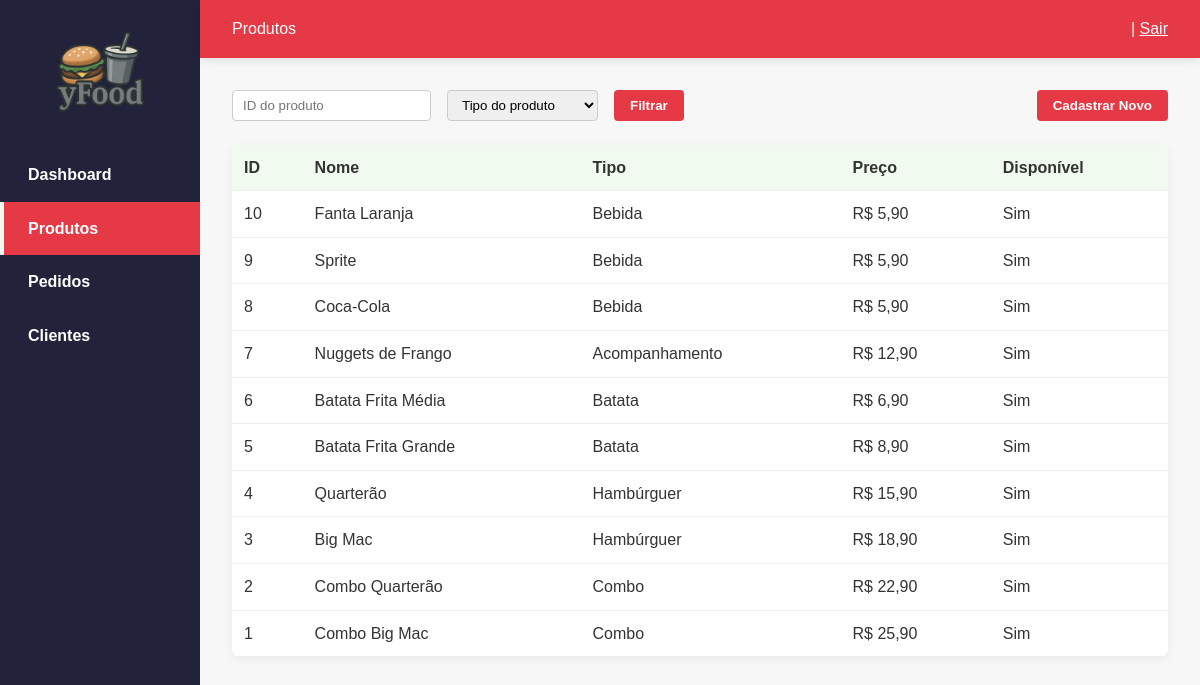
/admin/produtos.php (signed in), run on the app's committed database.
### tables this page shows
CREATE TABLE IF NOT EXISTS produtos (
    id INT AUTO_INCREMENT PRIMARY KEY,
    nome VARCHAR(100) NOT NULL,
    descricao TEXT,
    preco DECIMAL(10,2) NOT NULL,
    tipo ENUM('Combo', 'Hambúrguer', 'Batata', 'Acompanhamento', 'Bebida') NOT NULL,
    imagem VARCHAR(255),
    disponivel BOOLEAN DEFAULT TRUE,
    data_criacao TIMESTAMP DEFAULT CURRENT_TIMESTAMP
);

### admin/produtos.php (the view, shortened to what this page needs)
<?php
    require_once '../config/database.php';
    $id_filtro = $_GET['id'] ?? '';
    $sql = 'SELECT * FROM produtos WHERE 1=1';
    $params = [];
    $sql .= ' ORDER BY id DESC';
    $stmt = $pdo->prepare($sql);
    $stmt->execute($params);
    $produtos = $stmt->fetchAll();
?>
<!DOCTYPE html>
<html lang="pt-br">
<head>
    <link rel="stylesheet" href="../assets/css/style.css">
</head>
<body>
<div class="admin-container">
    <nav class="sidebar">
        <img src="../assets/img/logo.png" alt="Logo" width="100">
        <a href="index.php">Dashboard</a>
        <a href="produtos.php" class="active">Produtos</a>
        <a href="pedidos.php">Pedidos</a>
        <a href="clientes.php">Clientes</a>
    </nav>
    <div class="content">
        <div class="header">
            <span>Produtos</span>
            <span><?php echo htmlspecialchars($_SESSION['admin_nome']); ?> | <a href="logout.php" style="color:#fff;text-decoration:underline;">Sair</a></span>
        </div>
        <div style="padding:32px;">
            <form class="filtros" method="get">
                <input type="text" name="id" placeholder="ID do produto" value="<?php echo htmlspecialchars($id_filtro); ?>">
                <select name="tipo">
                    <option value="">Tipo do produto</option>
                </select>
                <button type="submit">Filtrar</button>
                <button type="button" class="novo-btn">Cadastrar Novo</button>
            </form>
            <table class="produtos-table">
                <thead>
                    <tr><th>ID</th><th>Nome</th><th>Tipo</th><th>Preço</th><th>Disponível</th></tr>
                </thead>
                <tbody>
                <?php foreach ($produtos as $produto): ?>
                    <tr>
                        <td><?php echo $produto['id']; ?></td>
                        <td><?php echo htmlspecialchars($produto['nome']); ?></td>
                        <td><?php echo $produto['tipo']; ?></td>
                        <td>R$ <?php echo number_format($produto['preco'],2,',','.'); ?></td>
                        <td><?php echo $produto['disponivel'] ? 'Sim' : 'Não'; ?></td>
                    </tr>
                <?php endforeach; ?>
                </tbody>
            </table>
        </div>
    </div>
</div>
</body>
</html>

### assets/css/style.css (style rules this page uses)
* { margin: 0; padding: 0; box-sizing: border-box; }
body { font-family: 'Arial', sans-serif; line-height: 1.6; color: #333; background-color: #f8f8f8; }
.header { background: linear-gradient(135deg, #d32f2f 0%, #b71c1c 100%); color: white; padding: 1rem 0; box-shadow: 0 2px 10px rgba(0,0,0,0.1); position: sticky; top: 0; z-index: 1000; }

### admin/produtos.php (style rules this page uses)
body { background: #f7f7f7; }
.admin-container { display: flex; min-height: 100vh; }
.sidebar { width: 200px; background: #22223b; color: #fff; padding-top: 24px; display: flex; flex-direction: column; }
.sidebar img { display: block; margin: 0 auto 24px; }
.sidebar a { color: #fff; text-decoration: none; padding: 14px 24px; display: block; font-weight: bold; border-left: 4px solid transparent; }
.sidebar a.active, .sidebar a:hover { background: #e63946; border-left: 4px solid #f1faee; }
.content { flex: 1; padding: 0; }
.header { background: #e63946; color: #fff; padding: 16px 32px; display: flex; justify-content: space-between; align-items: center; }
.filtros { display: flex; gap: 16px; margin-bottom: 24px; }
.filtros input, .filtros select { padding: 6px 10px; border-radius: 4px; border: 1px solid #ccc; }
.filtros button { background: #e63946; color: #fff; border: none; padding: 8px 16px; border-radius: 4px; font-weight: bold; cursor: pointer; }
.produtos-table { width: 100%; border-collapse: collapse; background: #fff; border-radius: 8px; box-shadow: 0 2px 8px #0001; }
.produtos-table th, .produtos-table td { padding: 10px 12px; border-bottom: 1px solid #eee; text-align: left; }
.produtos-table th { background: #f1faee; }
.produtos-table td { vertical-align: middle; }
.novo-btn { margin-left: auto; }

### data on the page
produtos: id "10", nome "Fanta Laranja", tipo "Bebida", preco "5,90", disponivel "Sim"
produtos: id "9", nome "Sprite", tipo "Bebida", preco "5,90", disponivel "Sim"
produtos: id "8", nome "Coca-Cola", tipo "Bebida", preco "5,90", disponivel "Sim"
produtos: id "7", nome "Nuggets de Frango", tipo "Acompanhamento", preco "12,90", disponivel "Sim"
produtos: id "6", nome "Batata Frita Média", tipo "Batata", preco "6,90", disponivel "Sim"
produtos: id "5", nome "Batata Frita Grande", tipo "Batata", preco "8,90", disponivel "Sim"
produtos: id "4", nome "Quarterão", tipo "Hambúrguer", preco "15,90", disponivel "Sim"
produtos: id "3", nome "Big Mac", tipo "Hambúrguer", preco "18,90", disponivel "Sim"
produtos: id "2", nome "Combo Quarterão", tipo "Combo", preco "22,90", disponivel "Sim"
produtos: id "1", nome "Combo Big Mac", tipo "Combo", preco "25,90", disponivel "Sim"
